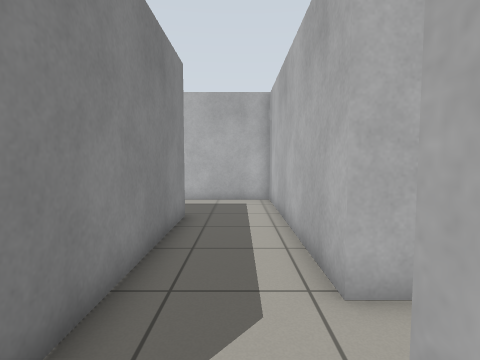
[1] (above)

24 first-person views from a walk through a robot-simulator world made for Gazebo. The camera is 0.94 m above the floor, tilts 4° down and sees 80° across. The floor is counted in squares, 0.5 m on a side. Each view is taken from the middle of a square. On the plan, view 1 faces up. The plan holds only what a view shows up to about 16 squares ahead; the rest is blank.

[2]
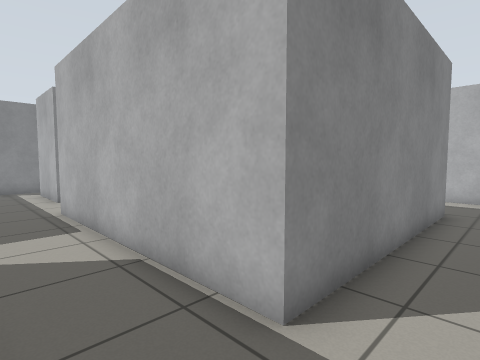

[3]
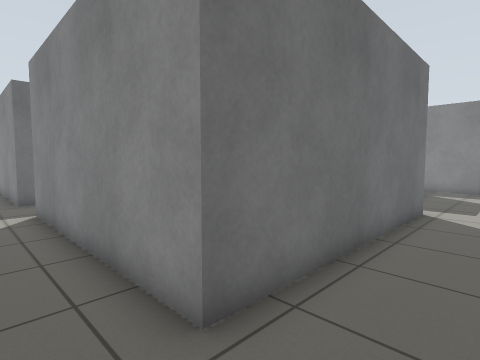

[4]
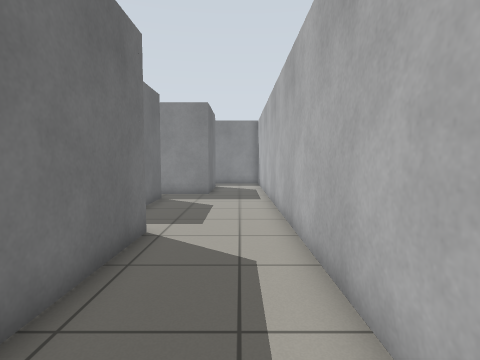

[5]
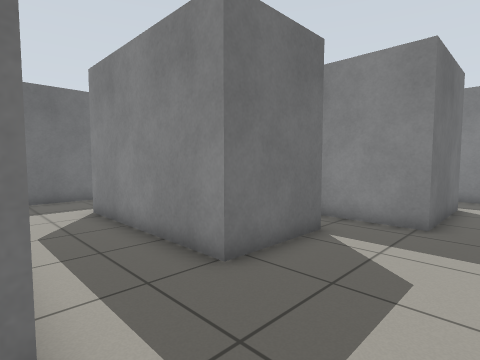

[6]
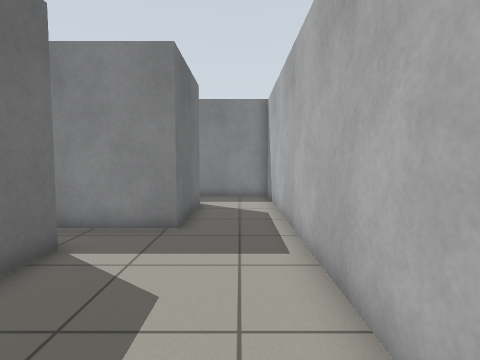

[7]
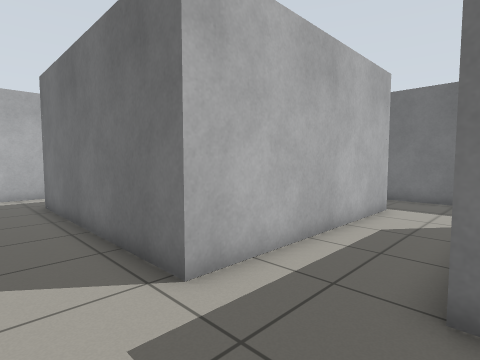

[8]
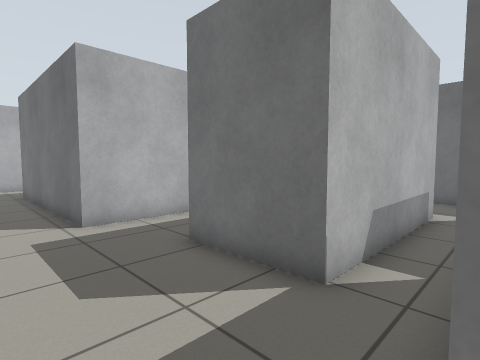

[9]
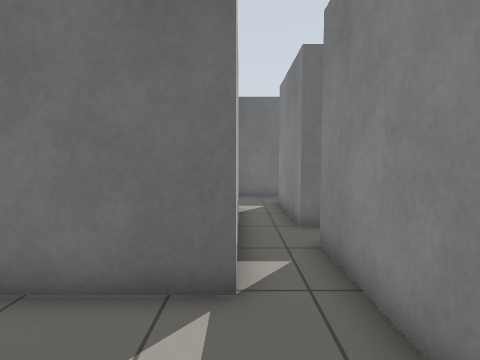

[10]
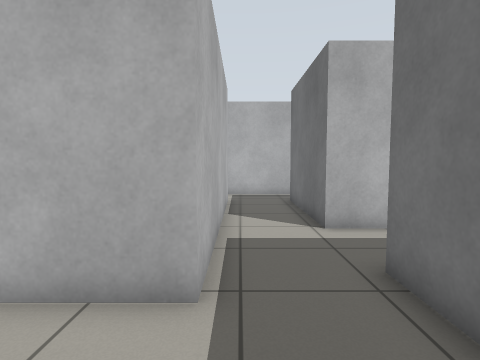

[11]
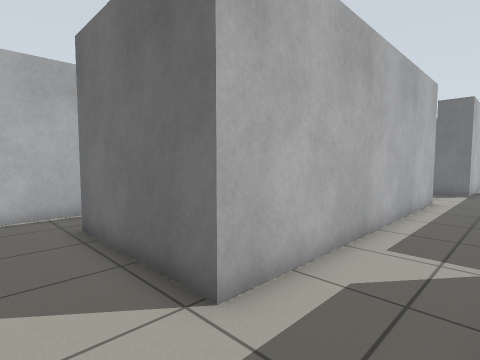

[12]
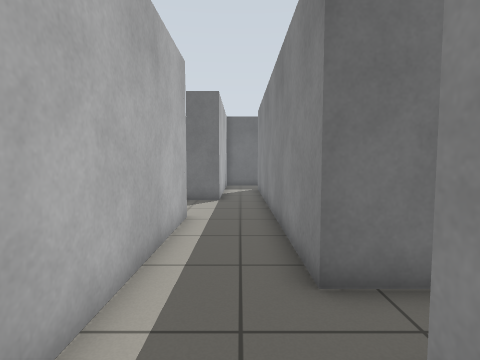

[13]
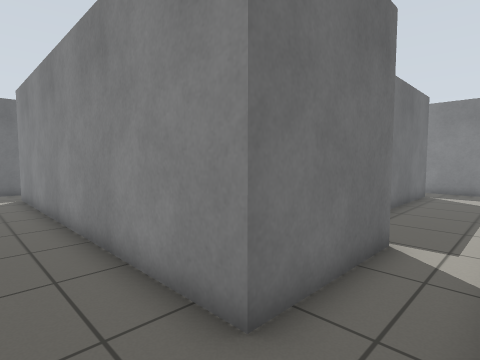

[14]
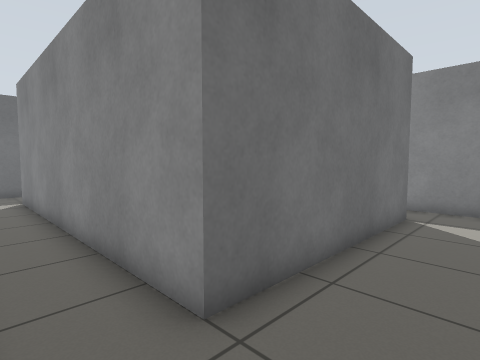

[15]
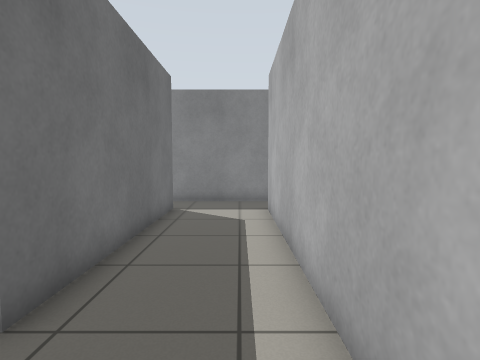

[16]
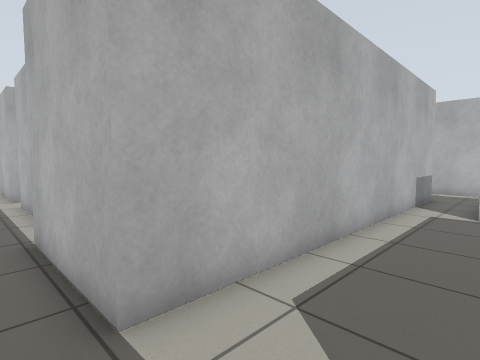

[17]
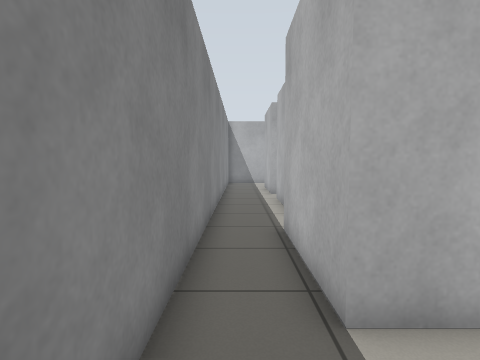

[18]
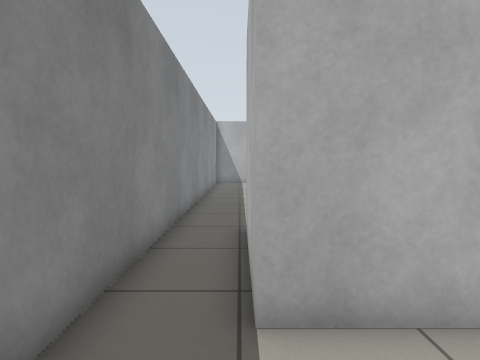

[19]
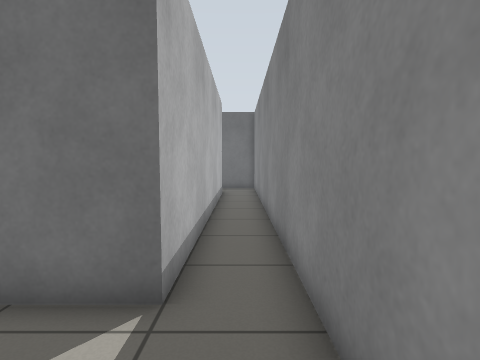

[20]
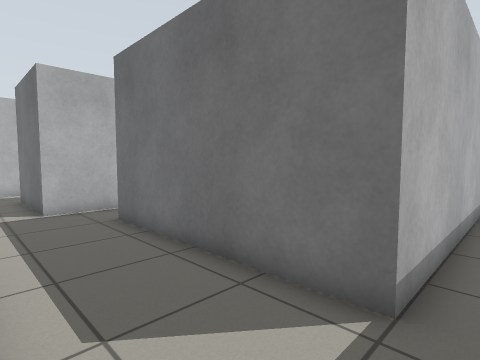

[21]
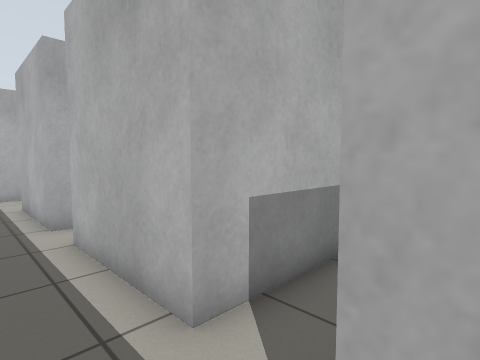

[22]
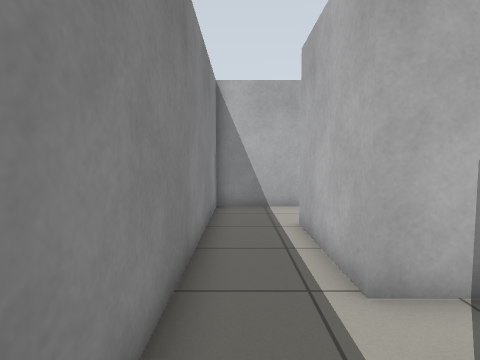

[23]
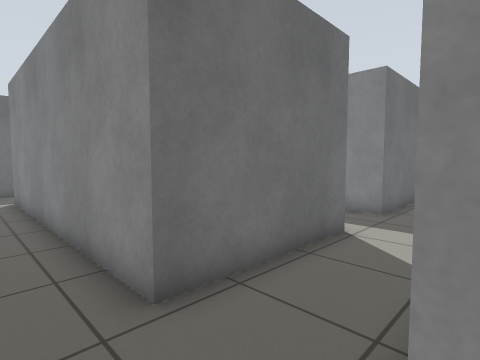

[24]
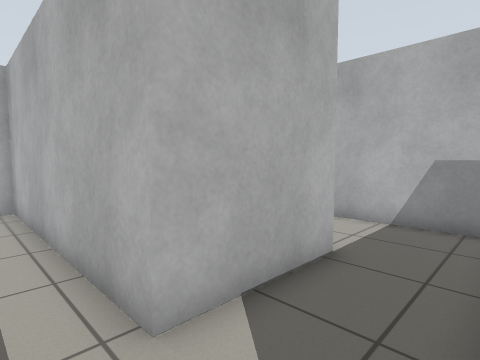

### Floor plan
Points are (right, up) in squares from view 1. A wall is a line through its corners. A room is listed if a view was taken in it or the views show most of it. See-through windows are left out.
Room 1 (views 1, 2, 3, 4, 5, 6, 7, 8, 9, 10, 11, 12, 13, 14, 15, 19, 20, 21, 22, 23, 24)
walls: (-11.4, 0.6) (-11.4, 9.6) (-1.9, 9.6) (-1.9, 0.6) (-11.4, 0.6); (-14.5, 1.2) (-18, 1.2) (-18, 8.1) (-14.5, 8.1) (-14.5, 1.2); (-10.3, -6.5) (-10.3, -6.9) (-15.6, -6.9); (-15.6, -2.3) (-10.3, -2.3) (-10.3, -3.7); (0.6, -3.1) (0.6, 1); (-14.7, -9) (-10.2, -9) (-10.2, -23.6); (-20, -2.3) (-17.3, -2.3); (-20.6, -0.5) (-24.2, -0.5) (-24.2, 4.1); (-20.4, 4) (-19.8, 4) (-19.8, -0.5); (-5.6, 13.5) (-26.9, 13.5) (-26.9, -7.5); (-7.3, -14.4) (-7.3, -2.3) (-1.9, -2.3) (-1.9, -14.4); (-22.7, 5.8) (-24.2, 5.8) (-24.2, 10.3) (-19.8, 10.3) (-19.8, 5.8); (5.5, 3.7) (1.4, 3.7) (1.4, 13.5) (-2.6, 13.5); (-24.8, -6.9) (-24.8, -2.4); (9, 1.6) (9, 5.5); (-2.1, -17.2) (-1.5, -17.2); (-8.1, -20.9) (-8.1, -18.3) (-6.5, -18.3)
ways out: opening at (-26, -7) to room 2; opening at (-15, -8) to room 2
Room 2 (views 16, 17, 18)
walls: (-15.6, -6.9) (-24.8, -6.9); (-26.9, -7.5) (-26.9, -23); (-14.7, -11.6) (-14.7, -9); (-25, -22.5) (-25, -10.6) (-17, -10.6) (-17, -23.1)
ways out: opening at (-26, -7) to room 1; opening at (-15, -8) to room 1; opening at (-16, -24)

Where each view was taken, in squares from view 1:
view 1: 0 up, 0 right, facing up
view 2: 2 down, 0 right, facing up-left
view 3: 12 up, 0 right, facing down-left
view 4: 12 up, 4 left, facing left
view 5: 12 up, 11 left, facing down-left
view 6: 12 up, 12 left, facing left
view 7: 12 up, 15 left, facing down-right
view 8: 12 up, 20 left, facing down-right
view 9: 12 up, 18 left, facing down
view 10: 0 up, 15 left, facing right
view 11: 0 up, 10 left, facing down-right
view 12: 5 down, 9 left, facing down
view 13: 7 down, 8 left, facing down-left
view 14: 8 down, 15 left, facing down-left
view 15: 8 down, 14 left, facing left
view 16: 10 down, 26 left, facing up-right
view 17: 10 down, 26 left, facing up
view 18: 10 down, 25 left, facing up
view 19: 7 down, 26 left, facing down
view 20: 7 down, 26 left, facing down-right
view 21: 3 down, 26 left, facing up-right
view 22: 2 up, 26 left, facing up
view 23: 1 up, 0 right, facing down-left
view 24: 1 up, 0 right, facing up-right
